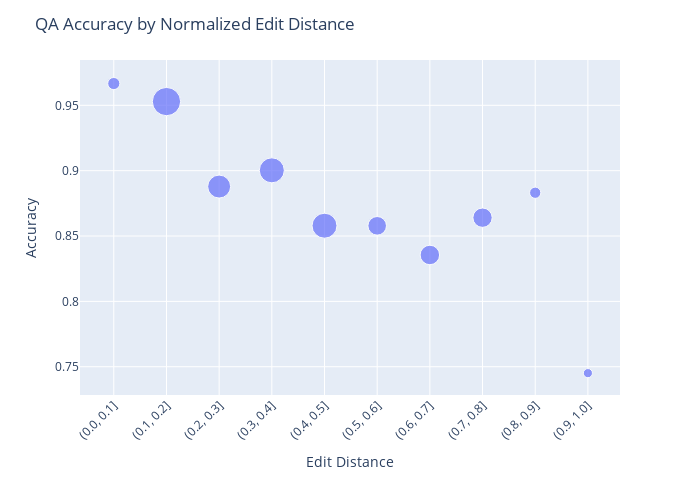

The notebook cell this image was saved under:
### Code cell
import plotly.express as px

# Define the bin edges
bin_edges = np.arange(0, 1.1, .1)


# Create a new column 'Bin' in the dataframe to store the bin labels
results['Bin'] = pd.cut(results['NormalizedEditDistance'], bins=bin_edges)

# Calculate the average CorrectInt and sample size for each bin
avg_correct_int = results.groupby('Bin')['CorrectInt'].mean()
sample_size = results.groupby('Bin').size()

# Convert the bin labels to strings for plotting
avg_correct_int.index = avg_correct_int.index.astype(str)

# Create a scatter plot with Plotly Express
fig = px.scatter(x=avg_correct_int.index, y=avg_correct_int.values, size=sample_size.values)

# Update plot labels
fig.update_layout(
    title='QA Accuracy by Normalized Edit Distance',
    xaxis_title='Normalized Edit Distance',
    yaxis_title='Accuracy'
)

# make fig less wide
fig.update_layout(
    width=700,
    height=480
)
# rotate x axis labels
fig.update_layout(xaxis_tickangle=-45)

# Show the plot
fig.show()

# write fig to html
fig.write_html("edit_distance.html")

### Figure 1 — Plotly figure (JSON) as saved in the notebook; plotly's stock layout.template omitted (floating-point values rounded to 4 significant figures)
{"data": [{"hovertemplate": "x=%{x}<br>y=%{y}<br>size=%{marker.size}<extra></extra>", "legendgroup": "", "marker": {"color": "#636efa", "size": [90, 488, 321, 381, 380, 211, 231, 228, 77, 51], "sizemode": "area", "sizeref": 1.22, "symbol": "circle"}, "mode": "markers", "name": "", "orientation": "v", "showlegend": false, "type": "scatter", "x": ["(0.0, 0.1]", "(0.1, 0.2]", "(0.2, 0.3]", "(0.3, 0.4]", "(0.4, 0.5]", "(0.5, 0.6]", "(0.6, 0.7]", "(0.7, 0.8]", "(0.8, 0.9]", "(0.9, 1.0]"], "xaxis": "x", "y": [0.9667, 0.9529, 0.8879, 0.9003, 0.8579, 0.8578, 0.8355, 0.864, 0.8831, 0.7451], "yaxis": "y"}], "layout": {"height": 480, "legend": {"itemsizing": "constant", "tracegroupgap": 0}, "margin": {"t": 60}, "title": {"text": "QA Accuracy by Normalized Edit Distance"}, "width": 700, "xaxis": {"anchor": "y", "domain": [0, 1], "tickangle": -45, "title": {"text": "Edit Distance"}}, "yaxis": {"anchor": "x", "domain": [0, 1], "title": {"text": "Accuracy"}}}}
